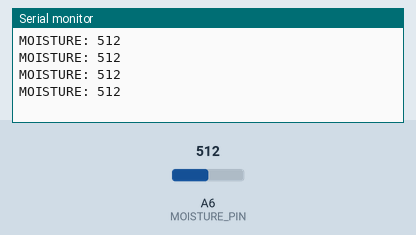
Recording of a sketch running on a simulated Arduino Nano, built with avr-gcc and run on an emulated ATmega328P. Parts: the last lines printed to the serial monitor. Inputs (shaded band) come from the test bench; at power-on: A6 (MOISTURE_PIN) = 512.

Above: at 1.2 s.
1.3 s: A6 (MOISTURE_PIN) set to 716
At 1.71 s:
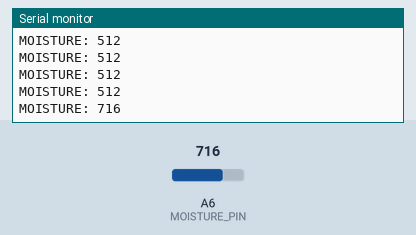
2.8 s: A6 (MOISTURE_PIN) set to 900
At 2.91 s:
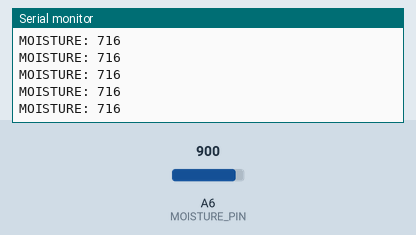
Timing chart, 0 to 5.8 s (numbered marks = the images above; inputs shaded):
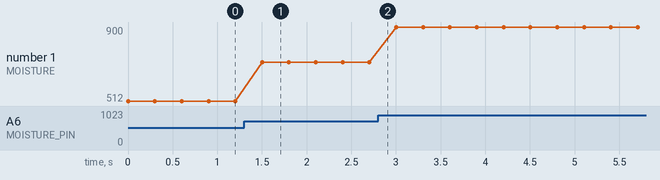

The sketch:

moisture_test.ino
```cpp
const int MOISTURE_PIN = A6;

void setup() {
  Serial.begin(9600);
}

void loop() {
  int value = analogRead(MOISTURE_PIN);

  Serial.print("MOISTURE: ");
  Serial.println(value);

  delay(300);
}
```

Measured:
- after the input at 1.3 s, the serial monitor: prints a new line after 0.20 s (image 1)
- plotted number 1: 512 → 716 after the input at 1.3 s, 716 → 900 after the input at 2.8 s
